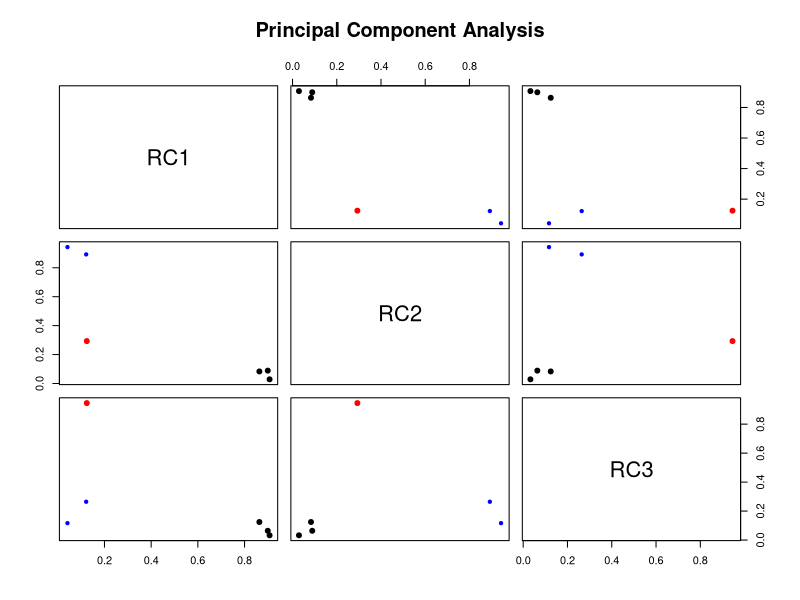
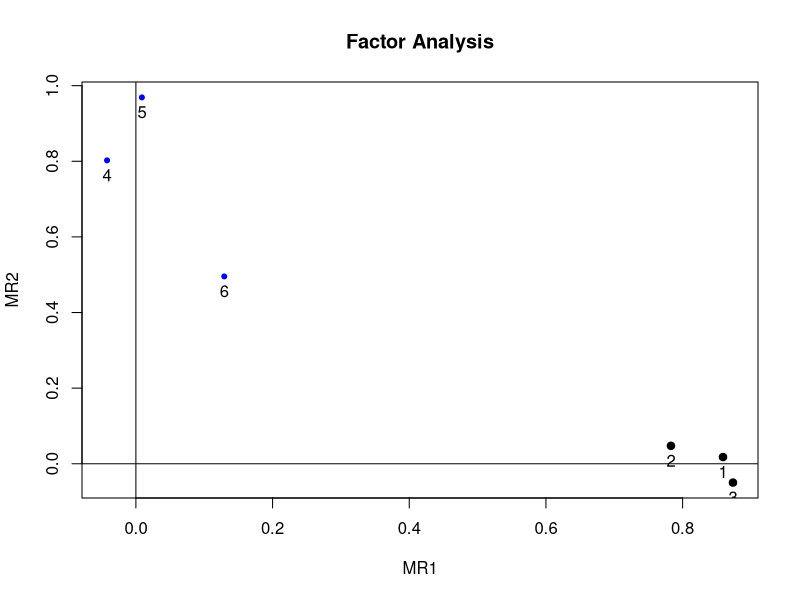

Source code (R) for these figures, in order: (Note: this script raises an error after producing the figures.)
setwd("D:/user/Desktop/FactorAnalysis")
data.in <- read.csv("data.csv");str(data.in)

library(psych)
cor.mat <- cor(data.in)
pca <- principal(cor.mat, nfactors=3)
plot(pca)

factor.analysis <- fa(data.in, nfactors=2)
factor.analysis
plot(factor.analysis)

summary(princomp(cor.mat))

EFA.3f <- factanal(data.in ,factors=3)
EFA.3f

EFA.2f <- factanal(data.in ,factors=2)
EFA.2f


factanal(data.in ,factors=2)

# Confirmatory Factor Analysis
library(lavaan)

str.1 <- "prirodni =~ BIO + GEO + CHEM
	technicke =~ ALG  + STAT  + CALC"
model.1 <- cfa(str.1, data=data.in, std.lv=FALSE)
summary(model.1, fit.measures = TRUE)
plot(model.1)
